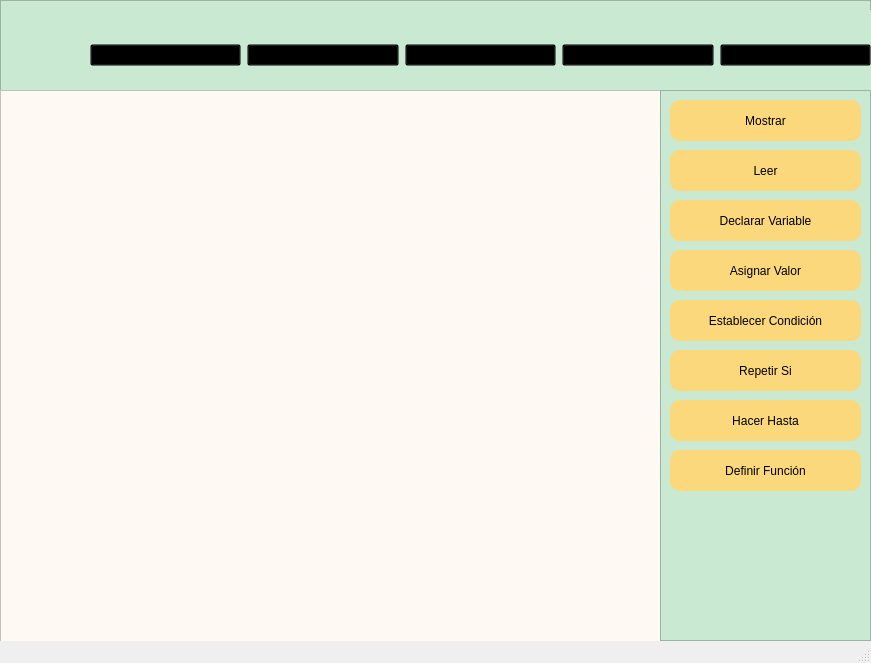
<?xml version="1.0" encoding="UTF-8"?>
<ui version="4.0">
 <class>MainWindow</class>
 <widget class="QMainWindow" name="MainWindow">
  <property name="geometry">
   <rect>
    <x>0</x>
    <y>0</y>
    <width>871</width>
    <height>663</height>
   </rect>
  </property>
  <property name="windowTitle">
   <string>MainWindow</string>
  </property>
  <widget class="QWidget" name="centralwidget">
   <widget class="QFrame" name="frame">
    <property name="geometry">
     <rect>
      <x>0</x>
      <y>0</y>
      <width>871</width>
      <height>91</height>
     </rect>
    </property>
    <property name="styleSheet">
     <string notr="true">background-color: rgb(201, 233, 210)</string>
    </property>
    <property name="frameShape">
     <enum>QFrame::StyledPanel</enum>
    </property>
    <property name="frameShadow">
     <enum>QFrame::Raised</enum>
    </property>
    <widget class="QLabel" name="label">
     <property name="geometry">
      <rect>
       <x>20</x>
       <y>10</y>
       <width>61</width>
       <height>61</height>
      </rect>
     </property>
     <property name="styleSheet">
      <string notr="true">border-radius: 5px;</string>
     </property>
     <property name="text">
      <string/>
     </property>
     <property name="pixmap">
      <pixmap resource="../src/iconos.qrc">:/icons/icons/logo-logicflow.png</pixmap>
     </property>
     <property name="scaledContents">
      <bool>true</bool>
     </property>
    </widget>
    <widget class="QWidget" name="horizontalLayoutWidget">
     <property name="geometry">
      <rect>
       <x>90</x>
       <y>10</y>
       <width>781</width>
       <height>90</height>
      </rect>
     </property>
     <layout class="QHBoxLayout" name="horizontalLayout">
      <item>
       <widget class="QPushButton" name="btnImportar">
        <property name="cursor">
         <cursorShape>OpenHandCursor</cursorShape>
        </property>
        <property name="styleSheet">
         <string notr="true">background-color: rgba(0,0,0,0);</string>
        </property>
        <property name="text">
         <string/>
        </property>
        <property name="icon">
         <iconset resource="../src/iconos.qrc">
          <normaloff>:/icons/icons/carpeta-abierta.png</normaloff>:/icons/icons/carpeta-abierta.png</iconset>
        </property>
        <property name="iconSize">
         <size>
          <width>50</width>
          <height>50</height>
         </size>
        </property>
       </widget>
      </item>
      <item>
       <widget class="QPushButton" name="btnExportar">
        <property name="cursor">
         <cursorShape>OpenHandCursor</cursorShape>
        </property>
        <property name="styleSheet">
         <string notr="true">background-color: rgba(0,0,0,0);</string>
        </property>
        <property name="text">
         <string/>
        </property>
        <property name="icon">
         <iconset resource="../src/iconos.qrc">
          <normaloff>:/icons/icons/documento.png</normaloff>:/icons/icons/documento.png</iconset>
        </property>
        <property name="iconSize">
         <size>
          <width>80</width>
          <height>80</height>
         </size>
        </property>
       </widget>
      </item>
      <item>
       <widget class="QPushButton" name="btnCorrer">
        <property name="cursor">
         <cursorShape>OpenHandCursor</cursorShape>
        </property>
        <property name="styleSheet">
         <string notr="true">background-color: rgba(0,0,0,0);</string>
        </property>
        <property name="text">
         <string/>
        </property>
        <property name="icon">
         <iconset resource="../src/iconos.qrc">
          <normaloff>:/icons/icons/boton-de-play.png</normaloff>:/icons/icons/boton-de-play.png</iconset>
        </property>
        <property name="iconSize">
         <size>
          <width>50</width>
          <height>50</height>
         </size>
        </property>
       </widget>
      </item>
      <item>
       <widget class="QPushButton" name="verCodigoJS">
        <property name="cursor">
         <cursorShape>OpenHandCursor</cursorShape>
        </property>
        <property name="styleSheet">
         <string notr="true">background-color: rgba(0,0,0,0);</string>
        </property>
        <property name="text">
         <string/>
        </property>
        <property name="icon">
         <iconset resource="../src/iconos.qrc">
          <normaloff>:/icons/icons/js.png</normaloff>:/icons/icons/js.png</iconset>
        </property>
        <property name="iconSize">
         <size>
          <width>50</width>
          <height>50</height>
         </size>
        </property>
       </widget>
      </item>
      <item>
       <widget class="QPushButton" name="btnAyuda">
        <property name="cursor">
         <cursorShape>OpenHandCursor</cursorShape>
        </property>
        <property name="styleSheet">
         <string notr="true">background-color: rgba(0,0,0,0);</string>
        </property>
        <property name="text">
         <string/>
        </property>
        <property name="icon">
         <iconset resource="../src/iconos.qrc">
          <normaloff>:/icons/icons/ayuda.png</normaloff>:/icons/icons/ayuda.png</iconset>
        </property>
        <property name="iconSize">
         <size>
          <width>50</width>
          <height>50</height>
         </size>
        </property>
       </widget>
      </item>
     </layout>
    </widget>
   </widget>
   <widget class="QFrame" name="frame_2">
    <property name="geometry">
     <rect>
      <x>0</x>
      <y>90</y>
      <width>871</width>
      <height>561</height>
     </rect>
    </property>
    <property name="styleSheet">
     <string notr="true">background-color: rgb(254, 249, 242)</string>
    </property>
    <property name="frameShape">
     <enum>QFrame::StyledPanel</enum>
    </property>
    <property name="frameShadow">
     <enum>QFrame::Raised</enum>
    </property>
    <widget class="QScrollBar" name="horizontalScrollBar">
     <property name="geometry">
      <rect>
       <x>10</x>
       <y>545</y>
       <width>991</width>
       <height>21</height>
      </rect>
     </property>
     <property name="orientation">
      <enum>Qt::Horizontal</enum>
     </property>
    </widget>
    <widget class="QTextEdit" name="textEdit">
     <property name="geometry">
      <rect>
       <x>0</x>
       <y>0</y>
       <width>661</width>
       <height>561</height>
      </rect>
     </property>
     <property name="styleSheet">
      <string notr="true">font: 15pt &quot;Fira Code&quot;;</string>
     </property>
    </widget>
    <widget class="QFrame" name="frame_3">
     <property name="geometry">
      <rect>
       <x>660</x>
       <y>0</y>
       <width>211</width>
       <height>551</height>
      </rect>
     </property>
     <property name="styleSheet">
      <string notr="true">background-color: rgb(201, 233, 210);
border-color: rgb(0, 0, 0);</string>
     </property>
     <property name="frameShape">
      <enum>QFrame::StyledPanel</enum>
     </property>
     <property name="frameShadow">
      <enum>QFrame::Raised</enum>
     </property>
     <widget class="QPushButton" name="btnDeclarar">
      <property name="geometry">
       <rect>
        <x>10</x>
        <y>110</y>
        <width>191</width>
        <height>41</height>
       </rect>
      </property>
      <property name="cursor">
       <cursorShape>OpenHandCursor</cursorShape>
      </property>
      <property name="styleSheet">
       <string notr="true">background-color: rgb(251, 216, 124);
font: 600 12pt &quot;Cascadia Code SemiBold&quot;;
border-radius: 10px;</string>
      </property>
      <property name="text">
       <string>Declarar Variable</string>
      </property>
     </widget>
     <widget class="QPushButton" name="btnMostrar">
      <property name="geometry">
       <rect>
        <x>10</x>
        <y>10</y>
        <width>191</width>
        <height>41</height>
       </rect>
      </property>
      <property name="cursor">
       <cursorShape>OpenHandCursor</cursorShape>
      </property>
      <property name="styleSheet">
       <string notr="true">background-color: rgb(251, 216, 124);
font: 600 12pt &quot;Cascadia Code SemiBold&quot;;
border-radius: 10px;</string>
      </property>
      <property name="text">
       <string>Mostrar</string>
      </property>
     </widget>
     <widget class="QPushButton" name="btnLeer">
      <property name="geometry">
       <rect>
        <x>10</x>
        <y>60</y>
        <width>191</width>
        <height>41</height>
       </rect>
      </property>
      <property name="cursor">
       <cursorShape>OpenHandCursor</cursorShape>
      </property>
      <property name="styleSheet">
       <string notr="true">background-color: rgb(251, 216, 124);
font: 600 12pt &quot;Cascadia Code SemiBold&quot;;
border-radius: 10px;</string>
      </property>
      <property name="text">
       <string>Leer</string>
      </property>
     </widget>
     <widget class="QPushButton" name="btnAsignar">
      <property name="geometry">
       <rect>
        <x>10</x>
        <y>160</y>
        <width>191</width>
        <height>41</height>
       </rect>
      </property>
      <property name="cursor">
       <cursorShape>OpenHandCursor</cursorShape>
      </property>
      <property name="styleSheet">
       <string notr="true">background-color: rgb(251, 216, 124);
font: 600 12pt &quot;Cascadia Code SemiBold&quot;;
border-radius: 10px;</string>
      </property>
      <property name="text">
       <string>Asignar Valor</string>
      </property>
     </widget>
     <widget class="QPushButton" name="btnCondicion">
      <property name="geometry">
       <rect>
        <x>10</x>
        <y>210</y>
        <width>191</width>
        <height>41</height>
       </rect>
      </property>
      <property name="cursor">
       <cursorShape>OpenHandCursor</cursorShape>
      </property>
      <property name="styleSheet">
       <string notr="true">background-color: rgb(251, 216, 124);
font: 600 12pt &quot;Cascadia Code SemiBold&quot;;
border-radius: 10px;</string>
      </property>
      <property name="text">
       <string>Establecer Condición</string>
      </property>
     </widget>
     <widget class="QPushButton" name="btnRepetirSi">
      <property name="geometry">
       <rect>
        <x>10</x>
        <y>260</y>
        <width>191</width>
        <height>41</height>
       </rect>
      </property>
      <property name="cursor">
       <cursorShape>OpenHandCursor</cursorShape>
      </property>
      <property name="styleSheet">
       <string notr="true">background-color: rgb(251, 216, 124);
font: 600 12pt &quot;Cascadia Code SemiBold&quot;;
border-radius: 10px;</string>
      </property>
      <property name="text">
       <string>Repetir Si</string>
      </property>
     </widget>
     <widget class="QPushButton" name="btnHacerHasta">
      <property name="geometry">
       <rect>
        <x>10</x>
        <y>310</y>
        <width>191</width>
        <height>41</height>
       </rect>
      </property>
      <property name="cursor">
       <cursorShape>OpenHandCursor</cursorShape>
      </property>
      <property name="styleSheet">
       <string notr="true">background-color: rgb(251, 216, 124);
font: 600 12pt &quot;Cascadia Code SemiBold&quot;;
border-radius: 10px;</string>
      </property>
      <property name="text">
       <string>Hacer Hasta</string>
      </property>
     </widget>
     <widget class="QPushButton" name="btnDefinirFuncion">
      <property name="geometry">
       <rect>
        <x>10</x>
        <y>360</y>
        <width>191</width>
        <height>41</height>
       </rect>
      </property>
      <property name="cursor">
       <cursorShape>OpenHandCursor</cursorShape>
      </property>
      <property name="styleSheet">
       <string notr="true">background-color: rgb(251, 216, 124);
font: 600 12pt &quot;Cascadia Code SemiBold&quot;;
border-radius: 10px;</string>
      </property>
      <property name="text">
       <string>Definir Función</string>
      </property>
     </widget>
    </widget>
   </widget>
  </widget>
  <widget class="QStatusBar" name="statusbar"/>
 </widget>
 <resources>
  <include location="../src/iconos.qrc"/>
 </resources>
 <connections/>
</ui>
